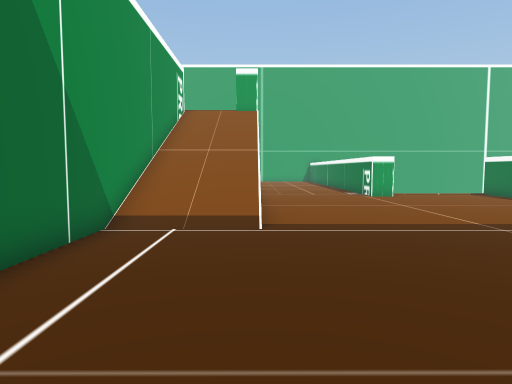
view 1 (above)

22 first-person views from a walk through a Unity game level. The camera is 1.3 m above the floor, tilts 4° down and sees 75° across. The floor is counted in squares, 1 m on a side. Each view is taken from the middle of a square. On the plan, view 1 faces up. The plan holds only what a view shows up to about 14 squares ahead; the rest is blank. The place goes on beyond the plan.

view 2
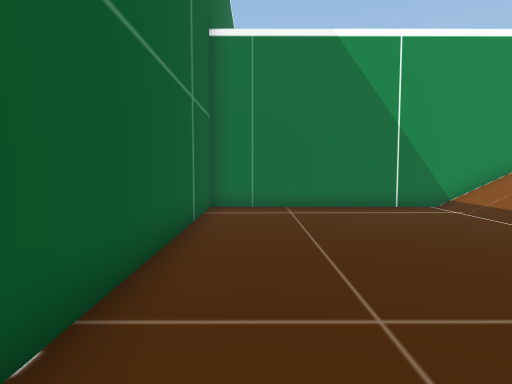

view 3
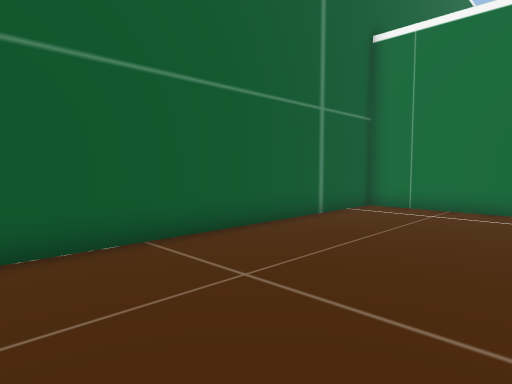

view 4
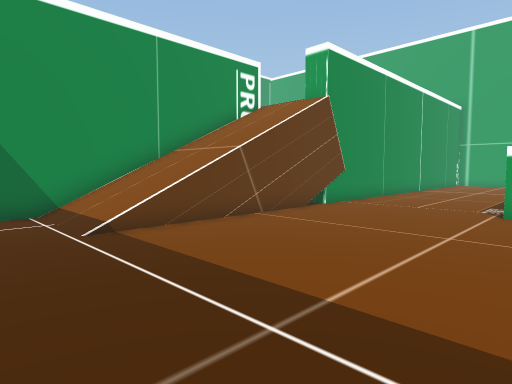

view 5
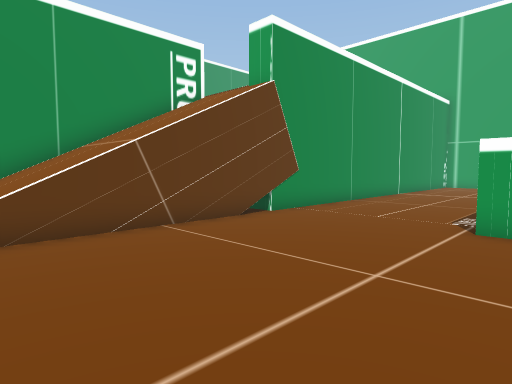

view 6
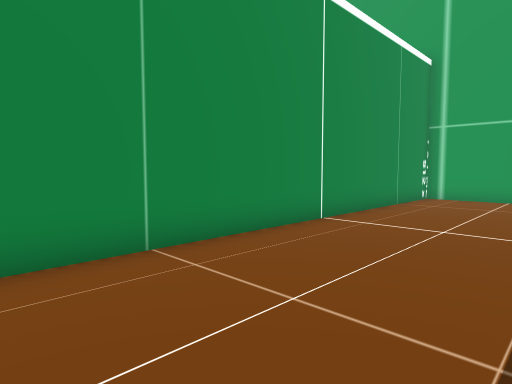

view 7
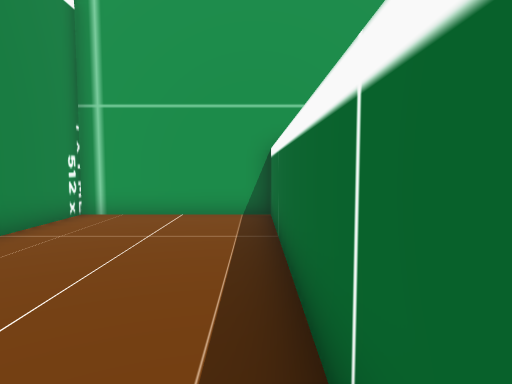

view 8
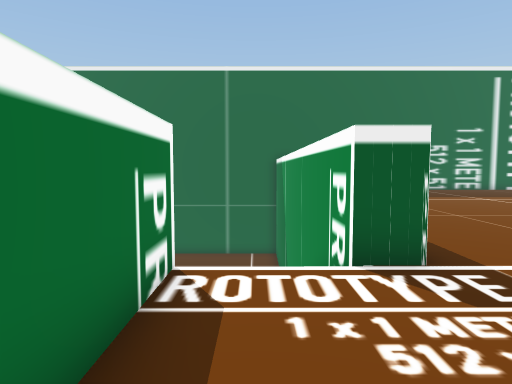

view 9
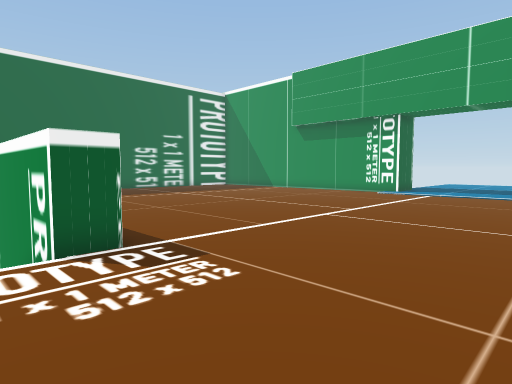

view 10
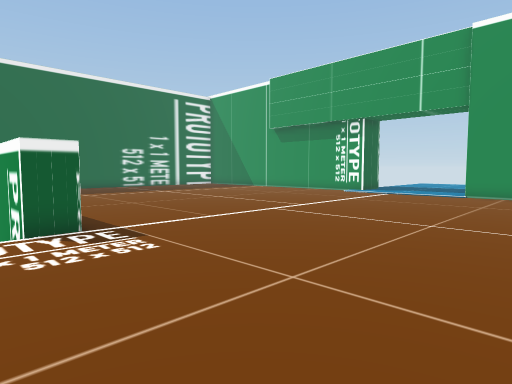

view 11
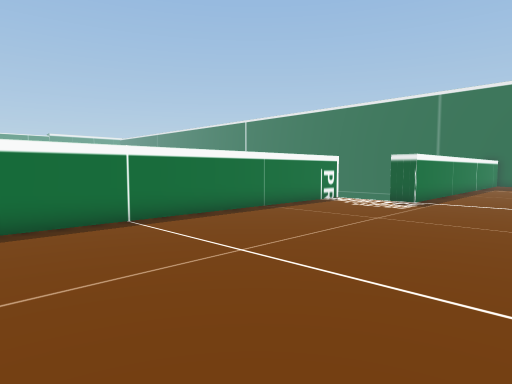

view 12
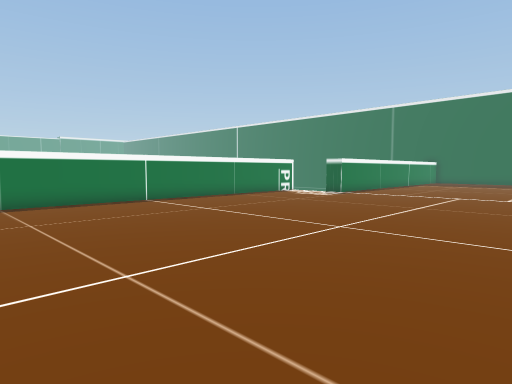

view 13
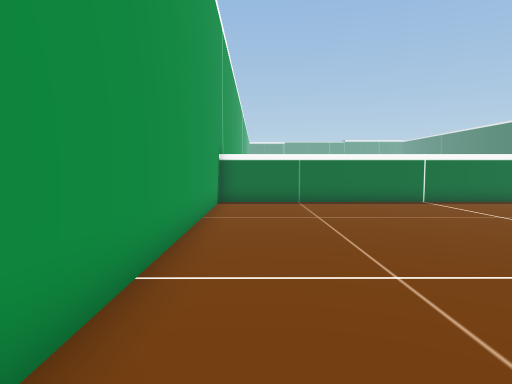

view 14
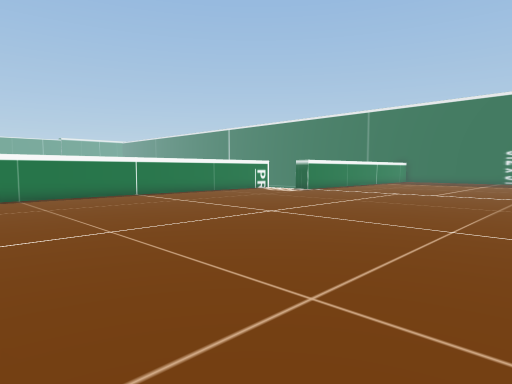

view 15
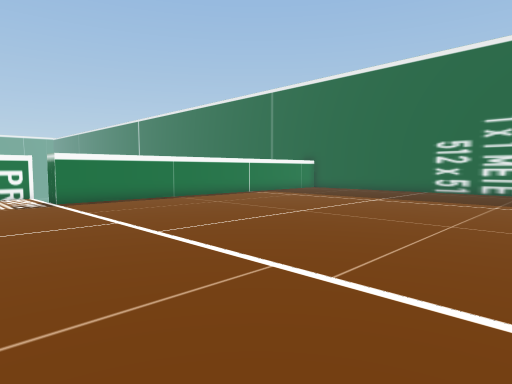

view 16
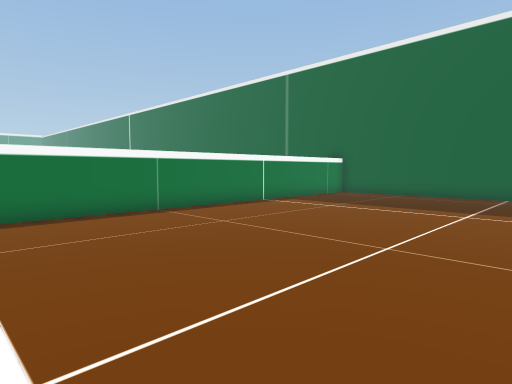

view 17
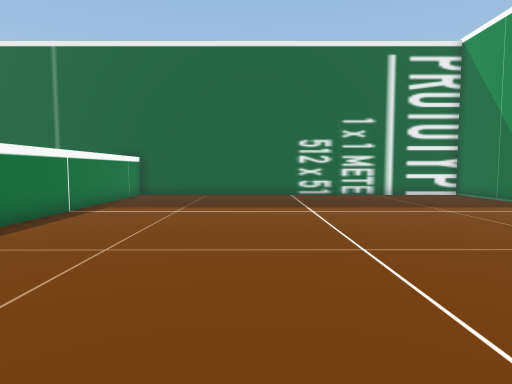

view 18
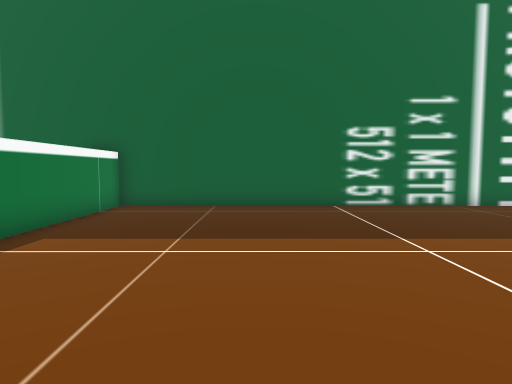

view 19
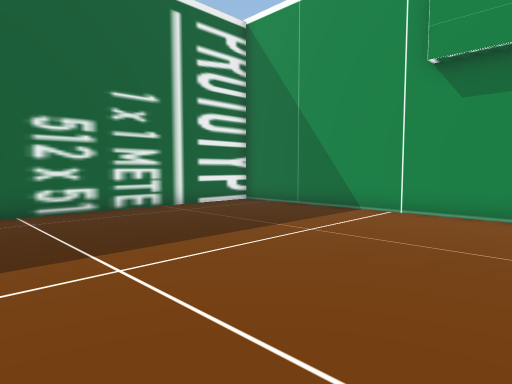

view 20
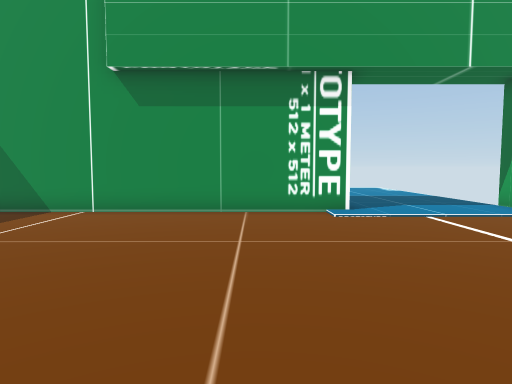

view 21
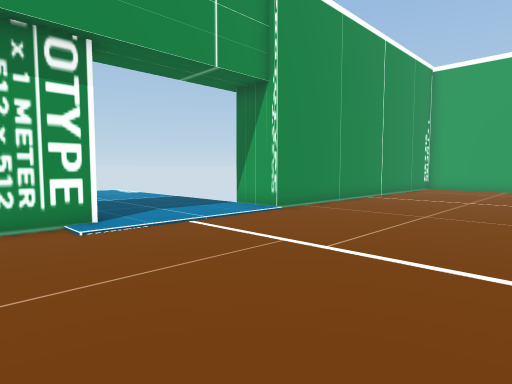

view 22
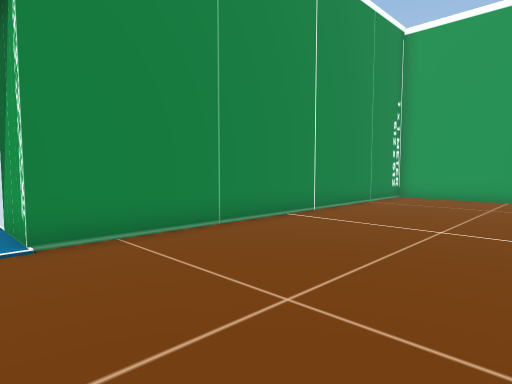

### Floor plan
Key: @ floor where view 1 was taken; # wall or solid block; . main floor; - floor 4 m lower than the main floor; / step, stairs or slope; v drop or lower ground.
Columns run from 24 left of view 1 to 8 right of it. Each row starts with its distance up from view 1.
 34        ###  ###################
 33        ................##-----#
 32      #.................##-----#
 31      #.................##-----#
 30      #.................##-----#
 29      #.................##-----#
 28      #.................##-----#
 27      #.................##-----#
 26      #.................##-----#
 25      #.................##---- #
 24      #.................##-----
 23      #.................##----
 22      #.................##-----
 21      #.................##-----
 20     ##.................##-----
 19    ##..................##-----
 18 .......................##-----
 17 .......................##-----
 16 .......................##-----#
 15 ....................#///v------
 14     #...............#////--------
 13     #...............#////--------
 12     #...............#////--------
 11     #...............#////--------
 10     #...............#////--------
  9     #...............#////-------
  8     #...............#////-------
  7     #...............#-----------
  6     #...............#----------
  5     #...............#------------
  4     #...............#-----------
  3     #...............#------------
  2     #...............#------------
  1     #...............#------------
  0     #...............#---@-------
 -1     ############################

Where each view was taken, in squares from view 1:
view 1: 0 up, 0 right, facing up
view 2: 1 up, 8 right, facing left
view 3: 5 up, 8 right, facing down-left
view 4: 5 up, 7 right, facing up-left
view 5: 8 up, 7 right, facing up-left
view 6: 18 up, 5 right, facing up-left
view 7: 24 up, 5 right, facing up
view 8: 20 up, 2 left, facing down
view 9: 21 up, 2 left, facing down-left
view 10: 23 up, 2 left, facing down-left
view 11: 29 up, 9 left, facing down-right
view 12: 32 up, 14 left, facing down-right
view 13: 32 up, 14 left, facing right
view 14: 33 up, 17 left, facing down-right
view 15: 19 up, 18 left, facing down-right
view 16: 16 up, 14 left, facing down-right
view 17: 16 up, 10 left, facing down
view 18: 11 up, 9 left, facing down
view 19: 10 up, 10 left, facing down-left
view 20: 11 up, 10 left, facing left
view 21: 11 up, 12 left, facing up-left
view 22: 18 up, 13 left, facing up-left
